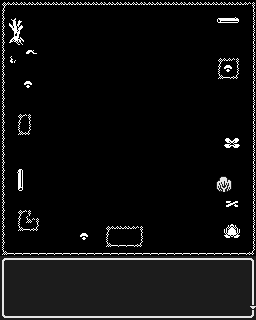

This game map was drawn from its Tiled (.tmx) file and the tilesets committed beside it. A one-line description and the trimmed map source follow:
An orthogonal 32x40 tile map with 8x8 px tiles, 2 tile layers (Base, Second), 4 tilesets.

<map version="1.4" tiledversion="1.4.3" orientation="orthogonal" renderorder="right-down" width="32" height="40" tilewidth="8" tileheight="8" infinite="0" nextlayerid="3" nextobjectid="1">
 <tileset firstgid="1" name="patterns" tilewidth="8" tileheight="8" tilecount="4096" columns="64">
  <image source="../Tilesets/1bit 16px patterns and tiles - outlines.png" trans="000000" width="512" height="512" />
 </tileset>
 <tileset firstgid="4097" source="../Tilesets/icons.tsx" />
 <tileset firstgid="8193" name="patterns" tilewidth="8" tileheight="8" tilecount="4096" columns="64">
  <image source="../Tilesets/1bit 16px patterns and tiles - outlines.png" trans="000000" width="512" height="512" />
 </tileset>
 <tileset firstgid="12289" source="Swamp.tsx" />
 <layer id="1" name="Base" width="32" height="40">
  <data>[1280 cells, 1280 non-empty, 12 distinct tile ids]</data>
 </layer>
 <layer id="2" name="Second" width="32" height="40">
  <data>[1280 cells, 417 non-empty, 54 distinct tile ids]</data>
 </layer>
</map>
